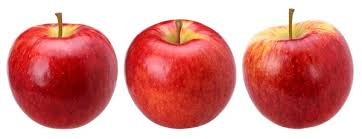
#> input picture apple.jpg, 362 x 139 px
$ python Image_resize.py
#> lines starting #> are read from the running program, lines starting #| are printed output that depends on the picture
from PIL import Image

# Open an image file
img = Image.open('apple.jpg')
#> img is the input picture: PIL image 362x139 RGB; mean R, G, B 217.7, 144.1, 141.3

# Resize it to 224x224
img = img.resize((224, 224))
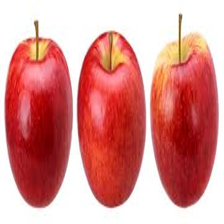
#> img: PIL image 224x224 RGB; mean R, G, B 217.7, 144.1, 141.3

# Save the resized image
img.save('resized_apple.jpg')
